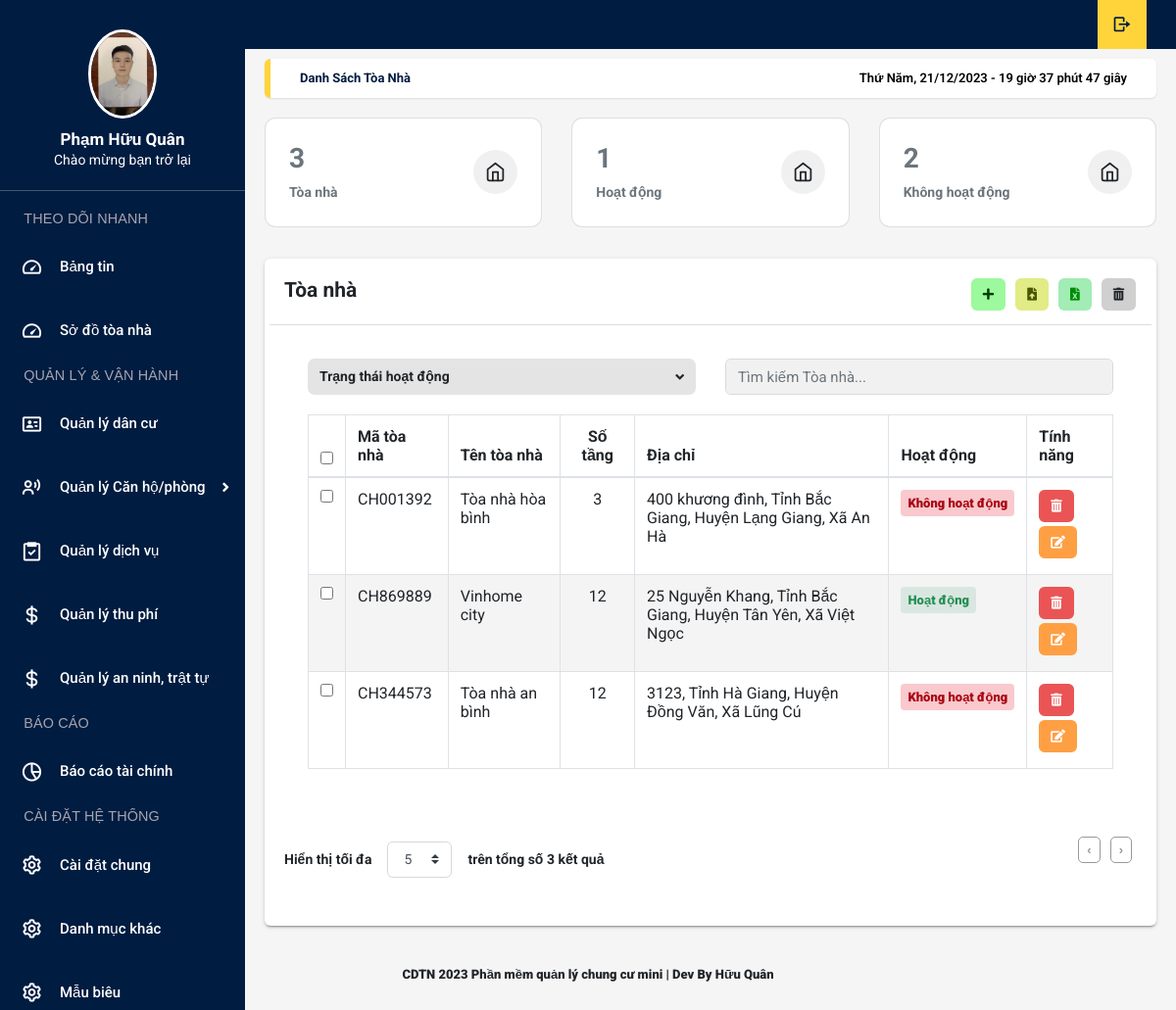
The app's page /home.php?title=toanha (signed in) with its own data.
### tables this page shows
CREATE TABLE `tb_toanha` (
  `id_toanha` int(11) NOT NULL,
  `ten_toanha` varchar(50) NOT NULL,
  `ma_toanha` varchar(50) NOT NULL,
  `so_tang` int(11) NOT NULL,
  `trangthai_toanha` int(11) NOT NULL,
  `diachi_chitiet` text NOT NULL,
  `tinhthanh` varchar(50) DEFAULT NULL,
  `quanhuyen` varchar(50) DEFAULT NULL,
  `phuongxa` varchar(50) DEFAULT NULL
);

### doc/main/danh_sach_toanha.php (the view, shortened to what this page needs)
<?php
   include_once './function.php';
  $sqlcount = "SELECT COUNT(*) FROM tb_toanha;";
  $sqlcountON = "SELECT COUNT(*) FROM tb_toanha WHERE tb_toanha.trangthai_toanha = 1;";
  $sqlcountOFF = "SELECT COUNT(*) FROM tb_toanha WHERE tb_toanha.trangthai_toanha = 0;";
  $querycount = mysqli_query($conn, $sqlcount);
  $querycountON = mysqli_query($conn, $sqlcountON);
  $querycountOFF = mysqli_query($conn, $sqlcountOFF);
  $count = mysqli_fetch_array($querycount);
  $countON = mysqli_fetch_array($querycountON);
  $countOFF = mysqli_fetch_array($querycountOFF);
?>
<main class="app-content">
<div class="app-title">
      <ul class="app-breadcrumb breadcrumb side">
        <li class="breadcrumb-item active"><a href="#"><b>Danh sách tòa nhà</a></li>
      </ul>
      <div id="clock"></div>
    </div>
<div data-v-3893a66a="" class="row match-height">
      <div data-v-3893a66a="" class="col-sm-4 col-12">
        <div data-v-3893a66a="" class="card">
          <div class="card-body d-flex justify-content-between align-items-center">
            <div class="truncate">
              <h2 class="mb-25 font-weight-bolder text-secondary" id="soluongtoanha"> <?php echo $count['COUNT(*)'] ?> </h2>
              <span class="text-secondary">Tòa nhà</span>
            </div>
            <span class="b-avatar badge-light-secondary rounded-circle" style="width: 45px; height: 45px;">
              <span class="b-avatar-custom">
              </span>
            </span>
          </div>
        </div>
      </div>
      <div data-v-3893a66a="" class="col-sm-4 col-12">
        <div data-v-3893a66a="" class="card">
          <div class="card-body d-flex justify-content-between align-items-center">
            <div class="truncate">
              <h2 class="mb-25 font-weight-bolder text-secondary"  id="trangthaihoatdong"> <?php echo $countON['COUNT(*)'] ?> </h2>
              <span class="text-secondary">Hoạt động</span>
            </div>
            <span class="b-avatar badge-light-secondary rounded-circle" style="width: 45px; height: 45px;">
              <span class="b-avatar-custom">
              </span>
            </span>
          </div>
        </div>
      </div>
      <div data-v-3893a66a="" class="col-sm-4 col-12">
        <div data-v-3893a66a="" class="card">
          <div class="card-body d-flex justify-content-between align-items-center">
            <div class="truncate">
              <h2 class="mb-25 font-weight-bolder text-secondary"  id="trangthaikhonghoatdong"> <?php echo $countOFF['COUNT(*)'] ?> </h2>
              <span class="text-secondary">Không hoạt động</span>
            </div>
            <span class="b-avatar badge-light-secondary rounded-circle" style="width: 45px; height: 45px;">
              <span class="b-avatar-custom">
              </span>
            </span>
          </div>
        </div>
      </div>
    </div>
    <div class="row">
      <div class="col-md-12">
        <div class="tile">
          <div class="tile-body">
            <div class="row element-button">
            <h4 data-v-38625d2e="" class="card-title">Tòa nhà</h4>
              <div class="card_body">
              <div class="col-sm-2">
                <a class="btn btn-add btn-sm" href="#" title="Thêm"><i class="fas fa-plus"></i></a>
                </div>
                <div class="col-sm-2">
                  <a class="btn btn-delete btn-sm nhap-tu-file" type="button" title="Nhập" onclick="myFunction(this)"><i
                      class="fas fa-file-upload"></i></a>
                </div>
                <div class="col-sm-2">
                  <a class="btn btn-excel btn-sm" href="" title="In"><i class="fas fa-file-excel"></i></a>
                </div>
                <div class="col-sm-2">
                  <a class="btn btn-delete btn-sm" type="button" title="Xóa" onclick="myFunction(this)"><i
                      class="fas fa-trash-alt"></i></a>
                </div>
              </div>
            </div>
            <div class="card-body">
            <div data-v-7f820fac="" class="row search-form">
              <div class="col-md-6 statustoanha">
                                   <div class="select-btn">
                                      <span>Trạng thái hoạt động</span>
                                      <i class="fas fa-angle-down"></i>
                                  </div>
                </div>
              <div data-v-7f820fac="" class="col-md-6 search-input-building">
                <input data-v-7f820fac="" type="text" placeholder="Tìm kiếm Tòa nhà..." class="form-control" id="__BVID__395">
              </div>
            </div>
            <table class="table table-hover table-bordered js-copytextarea" cellpadding="0" cellspacing="0" border="0" id="">
              <thead>
                      <tr>
                        <th width="10"><input type="checkbox" id="all"></th>
                        <th width="110">Mã tòa nhà</th>
                        <th width="150">Tên tòa nhà</th>
                        <th width="100" class="text-center">Số tầng</th>
                        <th width="500">Địa chỉ</th>
                        <th width="110">Hoạt động</th>
                        <th width="120">Tính năng</th>
                      </tr>
                    </thead>
                  <tbody id="tbhtml">
                    <?php
                      $sql = "SELECT tb_toanha.*, COUNT(tb_canho_phong.id_canho_phong) AS so_luong_phong
                      FROM tb_toanha
                      LEFT JOIN tb_canho_phong ON tb_toanha.id_toanha = tb_canho_phong.id_toanha
                      GROUP BY tb_toanha.id_toanha;";
                        $query = mysqli_query($conn, $sql);
                        if(mysqli_num_rows($query) > 0){
                        while ($row = mysqli_fetch_array($query)) {
                      ?>
                      <tr id="row_<?php echo $row['id_toanha']; ?>">
                        <td width="10"><input type="checkbox" name="check1" value="1"></td>
                        <td class="ma_toanha"><?php echo $row['ma_toanha']; ?></td>
                        <td class="ten_toanha"><?php echo $row['ten_toanha']; ?></td>
                        <td class="text-center so_tang" ><?php echo $row['so_tang']; ?></td>
                        <td class="diachi_chitiet">
                          <?php
                                $showaddress = array();
                          if (!empty($row['diachi_chitiet'])) {
                                  $showaddress[] = $row['diachi_chitiet'];
                              }
                              if (!empty($row['tinhthanh'])) {
                                  $showaddress[] = $row['tinhthanh'];
                              }
                              if (!empty($row['quanhuyen'])) {
                                  $showaddress[] = $row['quanhuyen'];
                              }
                              if (!empty($row['phuongxa'])) {
                                  $showaddress[] = $row['phuongxa'];
                              }
                              $show_address = implode(', ', $showaddress);
                              echo $show_address;
                          ?>
                        </td>
                        <td class="trangthai_toanha">
                          <?php
                          if($row['trangthai_toanha'] == 1){
                            echo '<span class="badge bg-success" style="font-size: 13px;"><b class="span_pending">Hoạt động</b></span>';
                          }else if($row['trangthai_toanha'] == 0){
                            echo '<span class="badge bg-danger" style="font-size: 13px;"><b class="span_pending">Không hoạt động</b></span>';
                          }
                          ?>
                        </td>
                        <td class="table-td-center">
                          <button class="btn btn-danger btn-sm" type="button" title="Xóa" id="btn-delete" data-id="<?php echo $row['id_toanha']  ?>"><i class="fas fa-trash-alt"></i>
                          </button>
                          <button class="btn btn-warning btn-sm" type="button" title="Sửa" id="btn-edit"
                            data-toggle="modal" data-target="#ModalUP" data-id="<?php echo $row['id_toanha']?>"><i class="fas fa-edit"></i>
                          </button>
                        </td>
                      </tr>
                      <?php
                      }
                    }else{
                        echo '<td valign="top" colspan="10" class="dataTables_empty" style="text-align: center;">Không tìm thấy kết quả</td>';
                    }
                      ?>
                  </tbody>
                </table>
              </div>
              <div class="footer-table">
              <div class="items-controller">
                <div data-v-38625d2e="" class="d-flex align-items-center mb-0 mt-1">
                    <span data-v-38625d2e="" class="text-nowrap"> Hiển thị tối đa </span>
                    <select data-v-38625d2e="" class="mx-1 custom-select" id="itemperpage">
                      <option value="5">5</option>
                    </select>
                    <span data-v-38625d2e="" class="text-nowrap alldata"></span>
                  </div>
              </div>
              <div class="bottom-field">
                <ul class="pagination">
                  <li class="prev"><a href="#" id="prev">&#139;</a></li>
                  <li class="next"><a href="#" id="next">&#155;</a></li>
                </ul>
              </div>
          </div>
          </div>
        </div>
      </div>
    </div>
</main>

### records on screen
tb_toanha: ma_toanha "CH001392", ten_toanha "Tòa nhà hòa bình", so_tang "3", show_address "400 khương đình, Tỉnh Bắc Giang, Huyện Lạng Giang, Xã An Hà", trangthai_toanha "Không hoạt động"
tb_toanha: ma_toanha "CH869889", ten_toanha "Vinhome city", so_tang "12", show_address "25 Nguyễn Khang, Tỉnh Bắc Giang, Huyện Tân Yên, Xã Việt Ngọc", trangthai_toanha "Hoạt động"
tb_toanha: ma_toanha "CH344573", ten_toanha "Tòa nhà an bình", so_tang "12", show_address "3123, Tỉnh Hà Giang, Huyện Đồng Văn, Xã Lũng Cú", trangthai_toanha "Không hoạt động"

### other values on screen
$_SESSION['ten_hien_thi'] "Phạm Hữu Quân"
$count['COUNT(*)'] "3"
$countON['COUNT(*)'] "1"
$countOFF['COUNT(*)'] "2"
